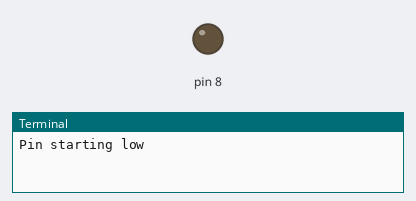
The program below on a simulated Raspberry Pi (wiringPi pin numbers). On the bench: output pins drawn as LEDs (lit = HIGH), the last lines printed to the terminal. Pin numbers are wiringPi numbers. At 15.0 s the program stops and its outputs stay as they are.

Above: at 0.1 s.
At 5.1 s:
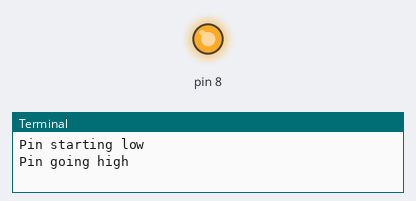
Timing chart, 0 to 11.5 s (numbered marks = the images above):
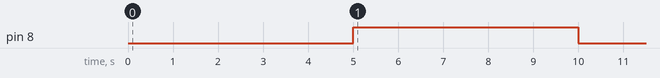

The program:

outputPin.py
```python
## monitor.py ##################################################################
## watch for wiringpi pins to see if theyre ####################################
## bridged by a button press and show their status in the ######################
## terminal ####################################################################
################################################################################


##import wiringpi2 as wiringpi
import wiringpi
import sys
import time


def clearTerminal(x):
	## Clears the screen after printing x newlines.
	if(x>0):
		for i in range(0, (x-1)):
			print "\n",
	sys.stdout.write("\x1b[2J\x1b[H");


if(__name__ == "__main__"):
	wiringpi.wiringPiSetup()
	##pinsRange = range(1, 20)

	##for i in pinsRange:
	wiringpi.pinMode(8, 1)
	## sets GPIO to output


	wiringpi.digitalWrite(8, 0)
	print "Pin starting low"
	time.sleep(5)
	wiringpi.digitalWrite(8, 1)
	print "Pin going high"
	time.sleep(5)
	wiringpi.digitalWrite(8, 0)
	print "Pin going low"
	time.sleep(5)
	print "Script finished"
```

Measured:
- by itself, pin 8: LOW → HIGH at 5.0 s, → LOW 5.0 s later
